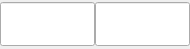
<?xml version="1.0" encoding="UTF-8"?>
<ui version="4.0">
 <class>TableElementWidget</class>
 <widget class="QWidget" name="TableElementWidget">
  <property name="geometry">
   <rect>
    <x>0</x>
    <y>0</y>
    <width>190</width>
    <height>49</height>
   </rect>
  </property>
  <property name="font">
   <font>
    <pointsize>24</pointsize>
   </font>
  </property>
  <property name="windowTitle">
   <string>Form</string>
  </property>
  <layout class="QHBoxLayout" name="horizontalLayout">
   <property name="spacing">
    <number>0</number>
   </property>
   <property name="leftMargin">
    <number>0</number>
   </property>
   <property name="topMargin">
    <number>0</number>
   </property>
   <property name="rightMargin">
    <number>0</number>
   </property>
   <property name="bottomMargin">
    <number>0</number>
   </property>
   <item>
    <widget class="QLineEdit" name="lineEdit_key">
     <property name="inputMask">
      <string/>
     </property>
    </widget>
   </item>
   <item>
    <widget class="QLineEdit" name="lineEdit_value"/>
   </item>
  </layout>
 </widget>
 <resources/>
 <connections/>
</ui>
